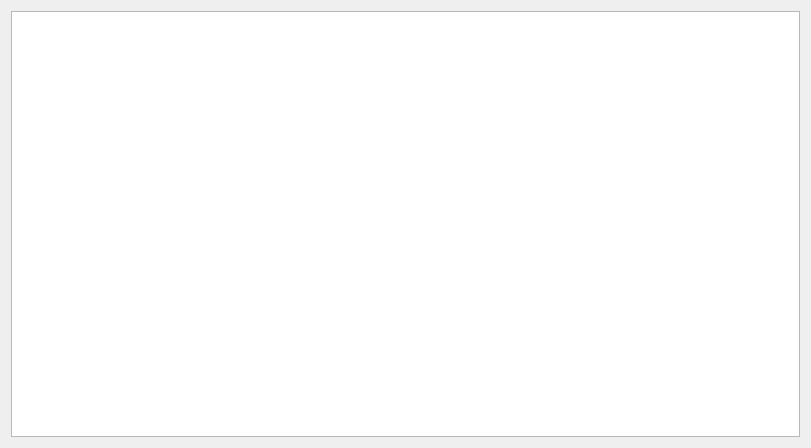
<?xml version="1.0" encoding="UTF-8"?>
<ui version="4.0">
 <class>HospitalizationTransferPage</class>
 <widget class="QWidget" name="HospitalizationTransferPage">
  <property name="geometry">
   <rect>
    <x>0</x>
    <y>0</y>
    <width>811</width>
    <height>448</height>
   </rect>
  </property>
  <property name="sizePolicy">
   <sizepolicy hsizetype="Expanding" vsizetype="Expanding">
    <horstretch>0</horstretch>
    <verstretch>0</verstretch>
   </sizepolicy>
  </property>
  <property name="maximumSize">
   <size>
    <width>16777215</width>
    <height>16777215</height>
   </size>
  </property>
  <property name="windowTitle">
   <string>Form</string>
  </property>
  <layout class="QGridLayout" name="gridLayout_5">
   <item row="0" column="0">
    <widget class="CInDocTableView" name="tblHospitalizationTransfer"/>
   </item>
  </layout>
 </widget>
 <customwidgets>
  <customwidget>
   <class>CInDocTableView</class>
   <extends>QTableView</extends>
   <header>library/InDocTable.h</header>
  </customwidget>
 </customwidgets>
 <resources/>
 <connections/>
</ui>
